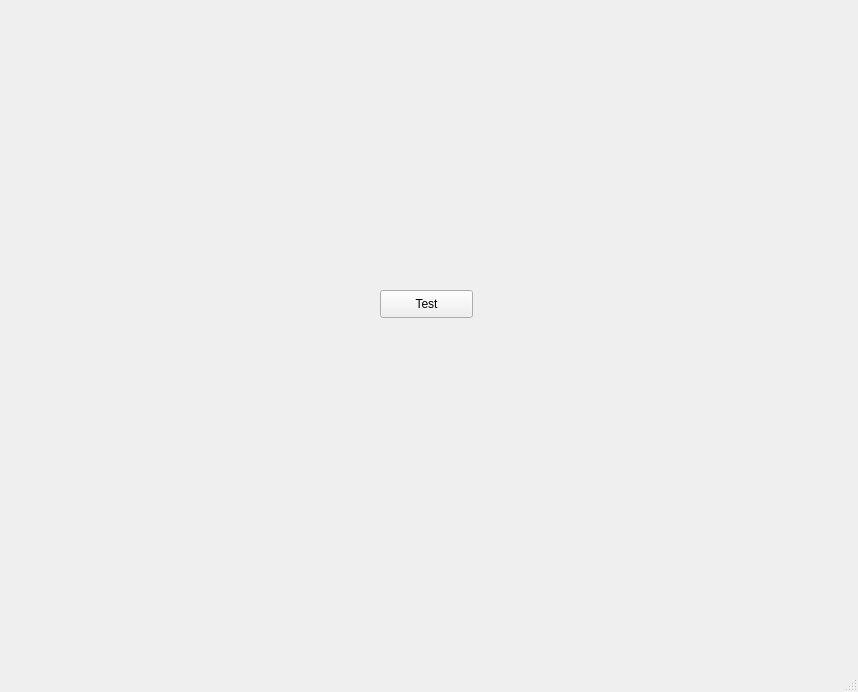
<?xml version="1.0" encoding="UTF-8"?>
<ui version="4.0">
 <class>MainWindow</class>
 <widget class="QMainWindow" name="MainWindow">
  <property name="geometry">
   <rect>
    <x>0</x>
    <y>0</y>
    <width>858</width>
    <height>692</height>
   </rect>
  </property>
  <property name="windowTitle">
   <string>MainWindow</string>
  </property>
  <widget class="QWidget" name="centralwidget">
   <widget class="QPushButton" name="pushButton">
    <property name="geometry">
     <rect>
      <x>380</x>
      <y>290</y>
      <width>93</width>
      <height>28</height>
     </rect>
    </property>
    <property name="text">
     <string>Test</string>
    </property>
   </widget>
  </widget>
  <widget class="QMenuBar" name="menubar">
   <property name="geometry">
    <rect>
     <x>0</x>
     <y>0</y>
     <width>858</width>
     <height>26</height>
    </rect>
   </property>
  </widget>
  <widget class="QStatusBar" name="statusbar"/>
 </widget>
 <resources/>
 <connections/>
</ui>
